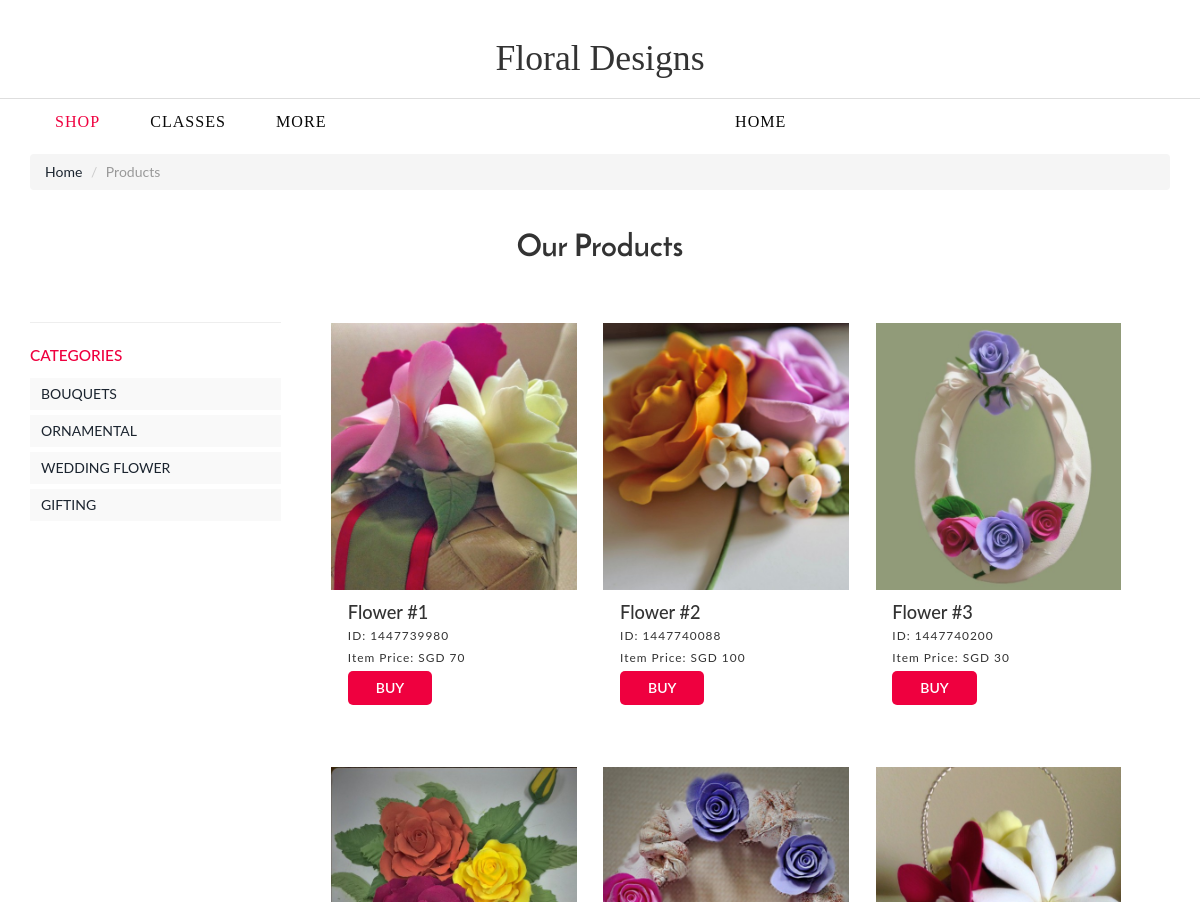
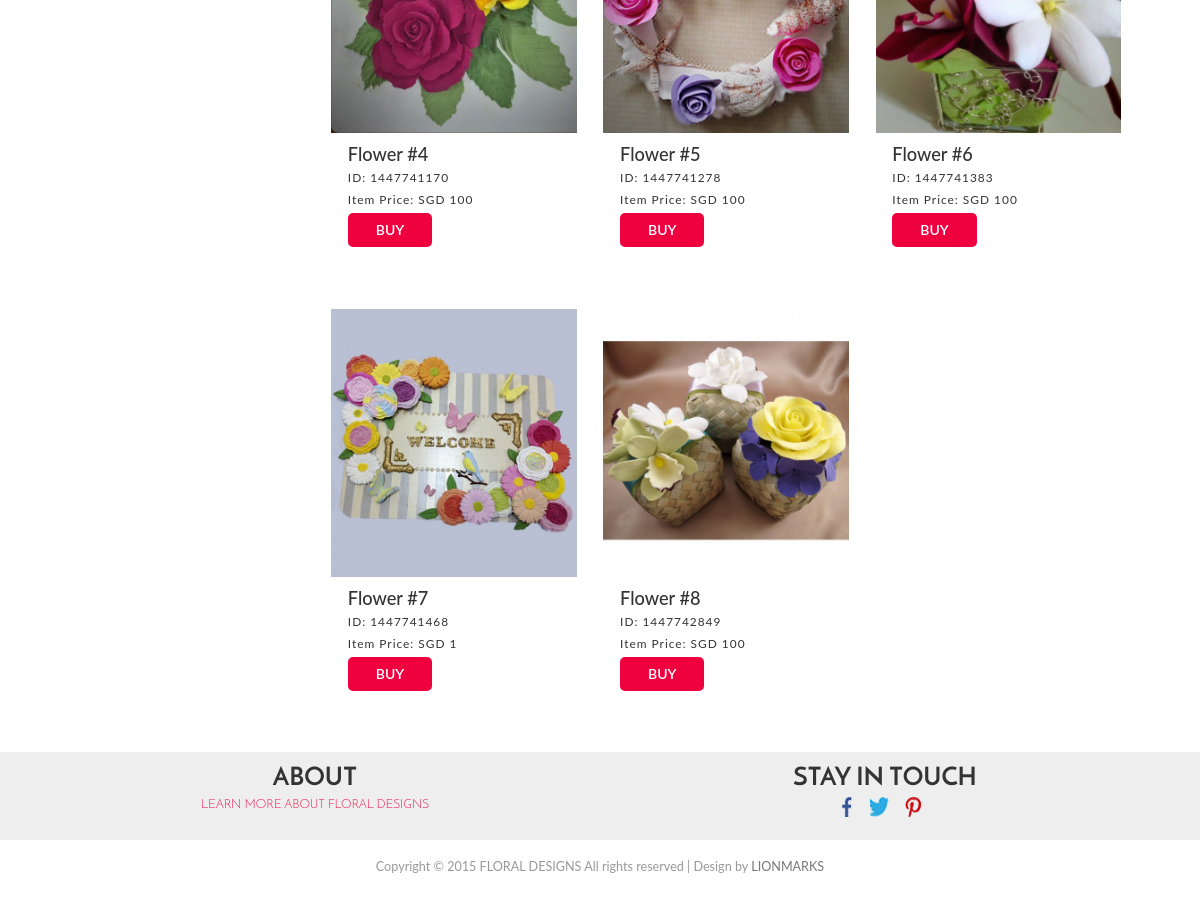
/product3.php, run on the app's committed database (2 pictures, top to bottom).
### tables this page shows
CREATE TABLE `product_reg` (
  `id` int(11) NOT NULL,
  `name` varchar(200) NOT NULL,
  `description` varchar(1200) NOT NULL,
  `stock` int(11) NOT NULL,
  `mrp` float NOT NULL,
  `price` float NOT NULL,
  `field1` varchar(200) NOT NULL,
  `field2` varchar(200) NOT NULL,
  `field3` varchar(200) NOT NULL,
  `field4` varchar(200) NOT NULL,
  `field5` varchar(200) NOT NULL,
  `category` enum('BOUQUETS','ORNAMENTAL','WEDDING FLOWER','GIFTING') NOT NULL,
  `image1` varchar(200) NOT NULL,
  `image2` varchar(200) NOT NULL,
  `image3` varchar(200) NOT NULL,
  `image4` varchar(200) NOT NULL,
  PRIMARY KEY (`id`)
);

### product3.php (the view, shortened to what this page needs)
<?php
include('connect.php');
?>
<!DOCTYPE html>
<html>
<head>
<link href="css/bootstrap.css" rel="stylesheet" type="text/css" media="all" />
<link href="css/style.css" rel="stylesheet" type="text/css" media="all" />
<link href="css/memenu.css" rel="stylesheet" type="text/css" media="all" />
<link href="css/form.css" rel="stylesheet" type="text/css" media="all" />
</head>
<body>
<div class="full">
<div class="header-top">
	 <div class="header-bottom">
				<div class="logo">
					<a href="index.html">
					<h1>Floral Designs</h1></a>
				</div>
		 <div class="container">
			 <div class="top-nav">
				<ul class="memenu skyblue"><li class="grid"><a href="index.html">Home</a></li>
					<li class="active"><a href="product.php">SHOP</a></li>
					<li class="grid"><a href="#">CLASSES</a></li>
					<li class="grid"><a href="#">MORE</a>
                    </li>
				</ul>
			 </div>
		 </div>
     </div>
</div>
<div class="product-model">
	 <div class="container">
		 <ol class="breadcrumb">
		  <li><a href="index.html">Home</a></li>
		  <li class="active">Products</li>
		 </ol>
		 <h2>Our Products</h2>
         <div class="rsidebar span_1_of_left">
				<section  class="sky-form">
					 	<div class="product_right">
                             <h4 class="m_2">Categories</h4>
                             <div class="tab1">
                                 <ul class="place">
                                     <li class="sort"><a href="product.php">BOUQUETS</a></li>
                                     <div class="clearfix"> </div>
                                 </ul>
                             </div>
                             <div class="tab2">
                                 <ul class="place">
                                     <li class="sort"><a href="product1.php">ORNAMENTAL</a> </li>
                                        <div class="clearfix"> </div>
                                  </ul>
                              </div>
                             <div class="tab3">
                                 <ul class="place">
                                     <li class="sort"><a href="product2.php">WEDDING FLOWER</a> </li>
                                        <div class="clearfix"> </div>
                                  </ul>
                              </div>
                             <div class="tab4">
                                 <ul class="place">
                                     <li class="sort"><a href="product3.php">GIFTING</a></li>
                                        <div class="clearfix"> </div>
                                  </ul>
                              </div>
                        </div>
				 </section>
		 </div>
		 <div class="col-md-9 product-model-sec">
         <?php
			$result = $db->prepare("SELECT * FROM product_reg where category='GIFTING'");
			$result->execute();
			for($i=0; $row = $result->fetch(); $i++){
         ?>
             <a href="single.php?id=<?php echo $row['id']; ?>">
                 <div class="product-grid love-grid">
                    <div class="product-img b-link-stripe b-animate-go  thickbox">
                        <img src="<?php echo $row['image1']; ?>" class="img-responsive" alt=""/>
                        <div class="b-wrapper">
                        </div>
                    </div>
                	<div class="product-info simpleCart_shelfItem">
                    	<div class="product-info-cust prt_name">
                            <h4>Flower #<?php echo $i+1; ?></h4>
                            <p>ID: <?php echo $row['id']; ?></p>
                            <p class="item_price">Item Price: SGD <?php echo $row['price']; ?></p>
                            <input type="button" class="item_add items" value="BUY">
                    	</div>
                	</div>
            	</div>
             </a>
         <?php }?>
		 </div>
	 </div>
</div>
<div class="shoping">
	 <div class="container">
		 <div class="shpng-grids">
		   <div class="col-md-6 shpng-grid">
				 <h3>ABOUT</h3>
			   <p>Learn more about FLORAL Designs</p>
			 </div>
			 <div class="col-md-6 shpng-grid">
				 <h3>STAY IN TOUCH</h3>
				 <p><div class="social">
				<ul>
					<li><a class="fa" href="#"> </a></li>
					<li><a class="tw" href="#"> </a></li>
					<li><a class="p" href="#"> </a></li>
				</ul>
				</div></p>
			 </div>
			 <div class="clearfix"></div>
		 </div>
	 </div>
</div>
<div class="copywrite">
	 <div class="container">
     		<p>&nbsp;</p>
			<center>
			  <p>Copyright © 2015 FLORAL DESIGNS All rights reserved | Design by <a href="http://www.lionmarks.in">LIONMARKS</a></p></center>
		 </div>
</div>
</div>
</body>
</html>

### css/style.css (style rules this page uses)
body { background:#fff; font-family: 'Lato', sans-serif; }
body a { transition: 0.5s all; -webkit-transition: 0.5s all; -o-transition: 0.5s all; -moz-transition: 0.5s all; -ms-transition: 0.5s all; }
ul { padding: 0; margin: 0; }
h1,h2,h3,h4,h5,h6,label,p { margin:0; }
.social { display: inline-block; }
.header-bottom { padding: 1em 0; }
.logo a h1 { color:#333; font-family: 'Fanwood Text', serif; font-size: 2.55em; font-weight: 100; }
.logo { text-align: center; padding: 25px 0 20px 0px; border-bottom: 1px solid #DEDEDE; }
.top-nav { margin-top: 0; margin: 1% auto auto 0; display: block; }
.shoping { background: #eee; padding: 1em 0; font-size: 0.9em; }
.shpng-grid { text-align:center; }
.shpng-grid h3 { font-size:2em; text-transform:uppercase; font-family: 'JosefinSans-Bold'; color:#333; }
.shpng-grid p { color: #EF003F; font-size: .5; text-transform: uppercase; font-family: 'JosefinSans-Light'; padding-top: 5px; }
.copywrite { margin-bottom:2em; }
.copywrite p { color: #999; font-size: 0.9em; }
.copywrite p a { color:#777; }
.product-model-sec { margin: 4em 0 0 0; float: right; }
.rsidebar { display: block; float: left; margin:4em 2em 0% 0; width: 22%; }
.b-link-stripe { position:relative; display:inline-block; vertical-align:top; font-weight: 300; overflow:hidden; width: 100%; }
.b-link-stripe .b-wrapper { position:absolute; width:100%; height:100%; top:0; left:0; text-align:center; color:#ffffff; overflow:hidden; }
.b-animate-go { text-decoration:none; }
.product-grid { width: 30%; margin: 0 3% 4% 0; float: left; position: relative; transition: 0.5s all; -webkit-transition: 0.5s all; -moz-transition: 0.5s all; -o-transition: 0.5s all; min-height: 200px; border:1px solid #fff; }
.product-img img { width: 100%; padding:0em 0em 0; }
.product-info-cust { float: left; padding: 0.8em 1.2em; }
.item_add { color:#fff; text-decoration:none; font-weight:600; padding:0.5em 2em; display:inline-block; border-radius:5px; -moz-border-radius: 5px; -webkit-border-radius: 5px; -o-border-radius: 5px; margin: 0px 16px 0px 0px; background:#EF003F; border:none; outline:none; }
.prt_name { padding: 0.8em 1.2em; float:none; }
.items { float:none; margin: 0 0 16px 0px; }
.product-info-cust h4 { color:#333333; font-weight:500; font-size:1.3em; }
.product-info-cust p { margin:5px 0; letter-spacing:1px; font-size:0.85em; color:#333333; }
ul.place { margin: 5px 0; background: #f9f9f9; width: 100%; padding:0px 5px; cursor: pointer; }
ul.place li { display: inline-block; padding: 6px; }
ul.place li { color: #8c8c8c; text-decoration: none; cursor: pointer; }
ul.place li.sort { float:left; }
.product-model h2,h2.top,.contact h3 { font-size: 2.2em; font-family: 'JosefinSans-Bold'; color: #333; text-align:center; }
.breadcrumb { margin-bottom: 3em !important; }
.social ul { margin: 0em 0em 0em 0em; list-style: none; }
.social ul li { display: inline-block; margin: 0px 10px 0px 0px; }
.social ul li a { background: url(../images/social-sprit.png)no-repeat; width: 20px; height: 20px; display: inline-block; }
.social ul li a.fa { background-position: 5px 0px; }
.social ul li a.tw { background-position: -18px 0px; }
.social ul li a.p { background-position: -39px 0px; }
.full { overflow:hidden; }

### css/memenu.css (style rules this page uses)
.memenu { margin:0;padding:0;width:100%;list-style:none;display:inline-block;position:relative;font-family:Calibri,Arial;font-size:115% }
.memenu li { display:inline-block;text-align:left; }
.memenu>li>a { font-family: 'Fanwood Text', serif; float:left;padding: 5px 25px 5px 25px;color:#caccce;font-weight:400; letter-spacing:1px;text-decoration:none;text-transform:uppercase;transition:color .4s ease-in-out;-moz-transition:color .4s ease-in-out;-webkit-transition:color .4s ease-in-out;-o-transition:color .4s ease-in-out }
.skyblue li>a,.skyblue>li.showhide span { color:#080808; }
.skyblue>li:hover>a,.skyblue>li.active>a,.skyblue .dropdown li:hover>a { color:#EF003F }
.memenu { list-style:none; margin:0; padding:0; text-align:center; }
.memenu li { display:inline; }
.memenu a { display:inline-block; padding:10px; }
@media (max-width: 1280px) { .memenu>li>a { padding: 0px 25px 0px 25px; } }

### css/form.css (style rules this page uses)
.sky-form h4 { padding: 10px 0; text-transform: uppercase; color: #EF003F; font-size:1.1em; }
section.sky-form { border-top:1px solid #eee; padding:1em 0; }

### data on the page
product_reg: image1 (picture), id "1447739980", price "70"
product_reg: image1 (picture), id "1447740088", price "100"
product_reg: image1 (picture), id "1447740200", price "30"
product_reg: image1 (picture), id "1447741170", price "100"
product_reg: image1 (picture), id "1447741278", price "100"
product_reg: image1 (picture), id "1447741383", price "100"
product_reg: image1 (picture), id "1447741468", price "1"
product_reg: image1 (picture), id "1447742849", price "100"
